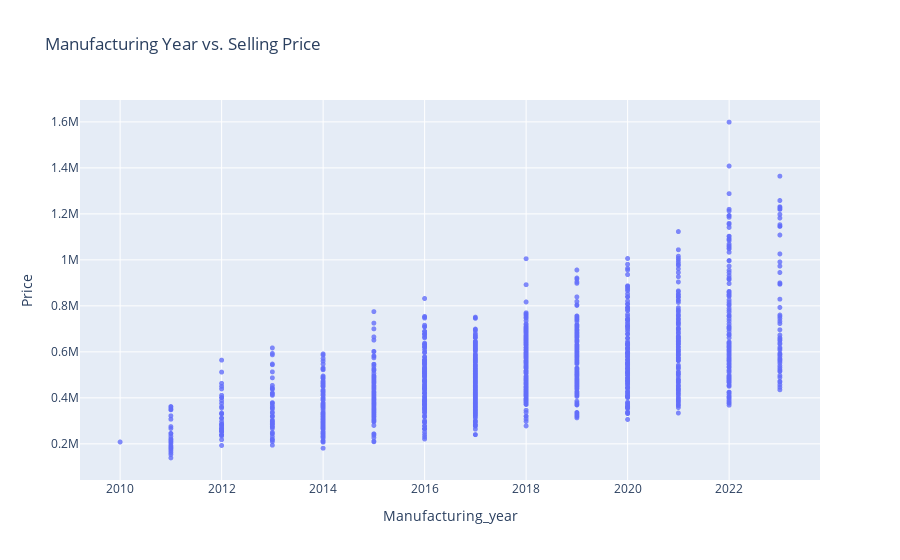

The cell this chart's notebook holds for it:
### Code cell
fig = px.scatter(a, 
                 x=a['Manufacturing_year'],
                 y=a['Price'], 
                 opacity=0.8, 
                 title='Manufacturing Year vs. Selling Price')
fig.update_traces(marker_size=5)
fig.show()

### Figure 1 — Plotly figure (JSON) as saved in the notebook; plotly's stock layout.template omitted (floating-point values rounded to 4 significant figures; data arrays with more than 128 entries replaced by an {"elided": "..."} marker saying what was removed)
{"data": [{"hovertemplate": "Manufacturing_year=%{x}<br>Price=%{y}<extra></extra>", "legendgroup": "", "marker": {"color": "#636efa", "opacity": 0.8, "size": 5, "symbol": "circle"}, "mode": "markers", "name": "", "showlegend": false, "type": "scattergl", "x": {"elided": "1445 int values"}, "xaxis": "x", "y": {"elided": "1445 int values"}, "yaxis": "y"}], "layout": {"legend": {"tracegroupgap": 0}, "title": {"text": "Manufacturing Year vs. Selling Price"}, "xaxis": {"anchor": "y", "domain": [0, 1], "title": {"text": "Manufacturing_year"}}, "yaxis": {"anchor": "x", "domain": [0, 1], "title": {"text": "Price"}}}}
